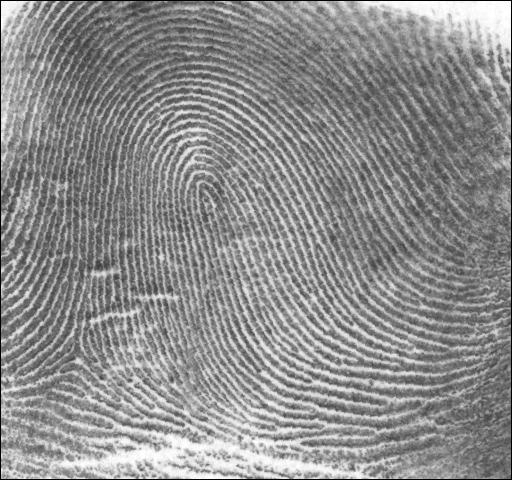
#> input picture Example/1.bmp, 512 x 480 px
$ python -i main.py   (imports and definitions only)
#> lines starting #> are read from the running program, lines starting #| are printed output that depends on the picture
#> further down, picture is the input picture: shape (480, 512, 3); min 0, max 255, mean 141.3
#> in hsv_histogram_equalization, `hsv_image = cv2.cvtColor(image, cv2.COLOR_BGR2HSV)`: hsv_image: shape (480, 512, 3); mean H, S, V 0, 0, 141.3
#> in hsv_histogram_equalization, `h, s, v = cv2.split(hsv_image)`: h: shape (480, 512); every value is 0
import tkinter as tk
from tkinter import filedialog
from matplotlib import pyplot as plt
import cv2
from PIL import Image, ImageTk
import numpy as np


def normalize_hist(channel_array):
    def Sh(h, i):
        return sum(h[:i])

    h = np.bincount(channel_array.flatten())
#> h = 256 values, max 2777 at index 116, min 0 at index 16, mean 960
    H = sum(h)
#> H = 245760
    h = h / H
#> h = 256 values, max 0.0113 at index 116, min 0 at index 16, mean 0.00391

    for i in range(channel_array.shape[0]):
        for j in range(channel_array.shape[1]):
            channel_array[i][j] = 255 * Sh(h, channel_array[i][j])
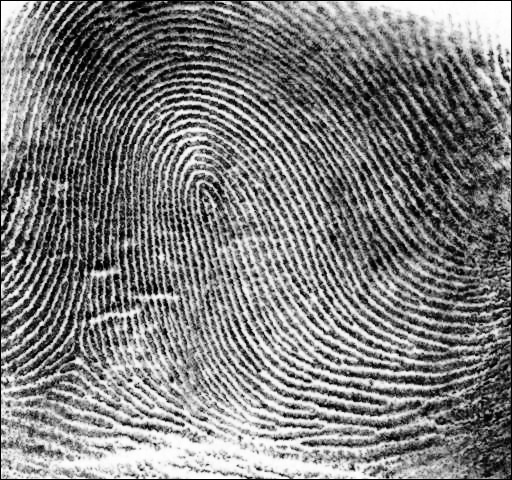
#> channel_array: shape (480, 512); min 0, max 254, mean 126

    return channel_array


# [51 lines left out: functions open_filter_image, open_contrast_image, not called in this run]


# [2 lines not run here, left out]
# [1 line that did not run here, left out]
# [1 line that did not run here, left out]


# [12 lines left out: function low_pass_filter, not called in this run]

mid = np.array(((1, 4, 1),
                (4, 16, 4),
                (1, 4, 1)))

gaussian = np.array(((1, 1, 1),
                     (1, 2, 1),
                     (1, 1, 1)))


# [15 lines left out: functions linear_contrast, color_histogram_equalization, not called in this run]


def hsv_histogram_equalization(image):
    hsv_image = cv2.cvtColor(image, cv2.COLOR_BGR2HSV)
    h, s, v = cv2.split(hsv_image)
    v_eq = normalize_hist(v)
    equalized_hsv = cv2.merge((h, s, v_eq))
#> equalized_hsv: shape (480, 512, 3); mean H, S, V 0, 0, 126
    equalized_image = cv2.cvtColor(equalized_hsv, cv2.COLOR_HSV2BGR)
    build_histogram(equalized_image)
    return equalized_image


def build_histogram(image):
    """color = ('b', 'g', 'r')
    for i, col in enumerate(color):
        histr = cv2.calcHist([image], [i], None, [256], [0, 256])
        plt.plot(histr, color=col)
        plt.xlim([0, 256])
    plt.show()"""
    hist = cv2.calcHist([image], [0], None, [256], [0, 256])
#> hist = 256 values, max 2777 at index 78, min 0 at index 11, mean 960
    plt.plot(hist)
    plt.show()
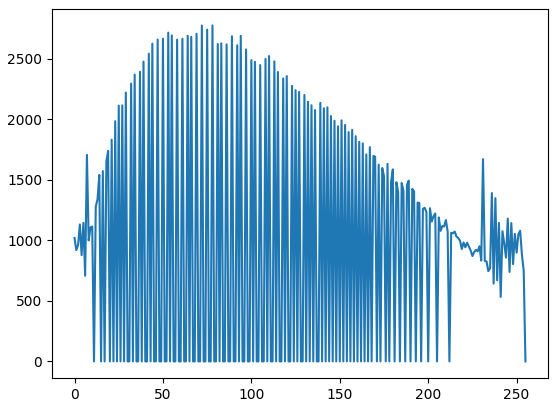
#> figure drawn by matplotlib, 1 panel; curve peaks at x = 78, y = 2777


lbl_filter_txt = tk.Label(text='low pass filter')
# [1 line not run here, left out]

lbl_color_hist_txt = tk.Label(text='color histogram equation')
# [1 line not run here, left out]

lbl_hsv_hist_txt = tk.Label(text='hsl(only l) histogram equation')
# [1 line not run here, left out]

lbl_linear_contrast_txt = tk.Label(text='linear contrast')
# [1 line not run here, left out]

open_filter_button = tk.Button(text="Open Image for low pass filter", command=open_filter_image)
# [1 line not run here, left out]

open_contrast_button = tk.Button(text="Open Image for contrast", command=open_contrast_image)
# [1 line not run here, left out]

lbl_filter_usual = tk.Label()
# [1 line not run here, left out]
lbl_filter_LoG = tk.Label()
# [1 line not run here, left out]

lbl_color_hist = tk.Label()
# [1 line not run here, left out]

lbl_hsv_hist = tk.Label()
# [1 line not run here, left out]

lbl_linear_contrast = tk.Label()
# [1 line not run here, left out]

lbl_filter_orig_txt = tk.Label(text='original image for filter')
# [1 line not run here, left out]
lbl_contrast_orig_txt = tk.Label(text='original image for contrast')
# [1 line not run here, left out]

lbl_filter_orig = tk.Label()
# [1 line not run here, left out]
lbl_contrast_orig = tk.Label()
# [3 lines not run here, left out]

>>> import cv2
>>> picture = cv2.imread('Example/1.bmp')
>>> result = hsv_histogram_equalization(picture)
